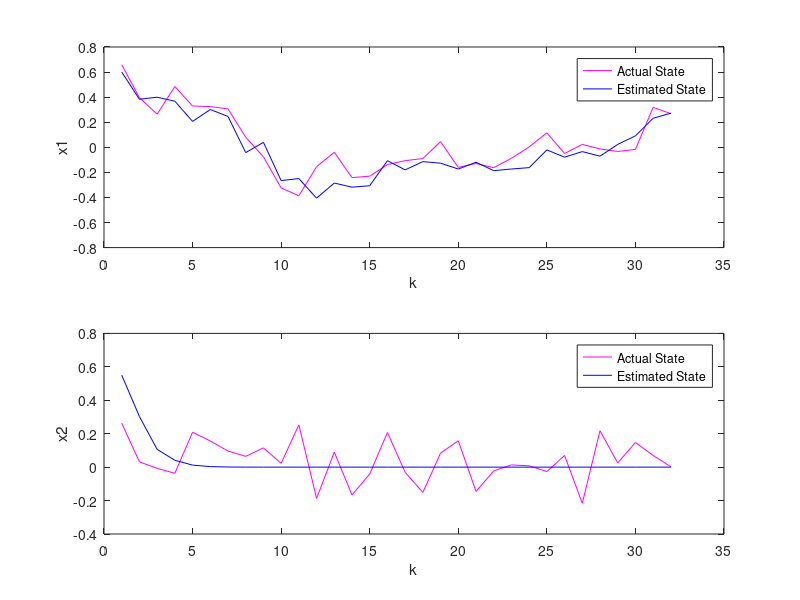

This figure's MATLAB source:
clear
N = 100;
x = [1;1];
xi = x;
P = 1000*eye(2);

q1 = 0.15*randn(N,1);
q2 = 0.15*randn(N,1);
r = 0.2*randn(N,1);
Q = [var(q1) 0; 0 var(q2)];
R = var(r);

%Actual states calculation
for i=1:N
    xa = [x(1)/(1+x(2)^2)+q1(i); x(1)*x(2)/(1+x(2)^2)+q2(i)];
    y(i) = xa(1)+r(i);
    xa1(i,:) = xa(1);
    xa2(i,:) = xa(2);
    x = xa;
end

%Estimated states calculation
for i=1:N
    A = [1/(1+xi(2)^2) -2*xi(1)*xi(2)/(1+xi(2)^2)^2;
         xi(2)/(1+xi(2)^2) xi(1)*(1-xi(2)^2)/(1+xi(2)^2)^2];
    x = [xi(1)/(1+xi(2)^2); xi(1)*xi(2)/(1+xi(2)^2)];
    P = A*P*A'+Q;
    C = [1 0]; 
    K = P*C'*pinv(C*P*C'+R);
    x = x+K*(y(i)-x(1));
    P = (eye(2)-K*C)*P;
    xk1(i,:) = x(1);
    xk2(i,:) = x(2);
    yk(i) = C*x;
    if sum((xa1(i)-xk1(i))^2+(xa2(i)-xk2(i))^2)/sum(xa1(i)^2+xa2(i)^2) < 0.01
        i1 = i;
        break;
    end
    xi = x;
end

t1 = 1:i1;
subplot(2,1,1)
plot(t1,xa1(1:i1),'m',t1,xk1,'b');
xlabel('k');
ylabel('x1');
legend({'Actual State','Estimated State'})
subplot(2,1,2)
plot(t1,xa2(1:i1),'m',t1,xk2,'b');
xlabel('k');
ylabel('x2');
legend({'Actual State','Estimated State'})
